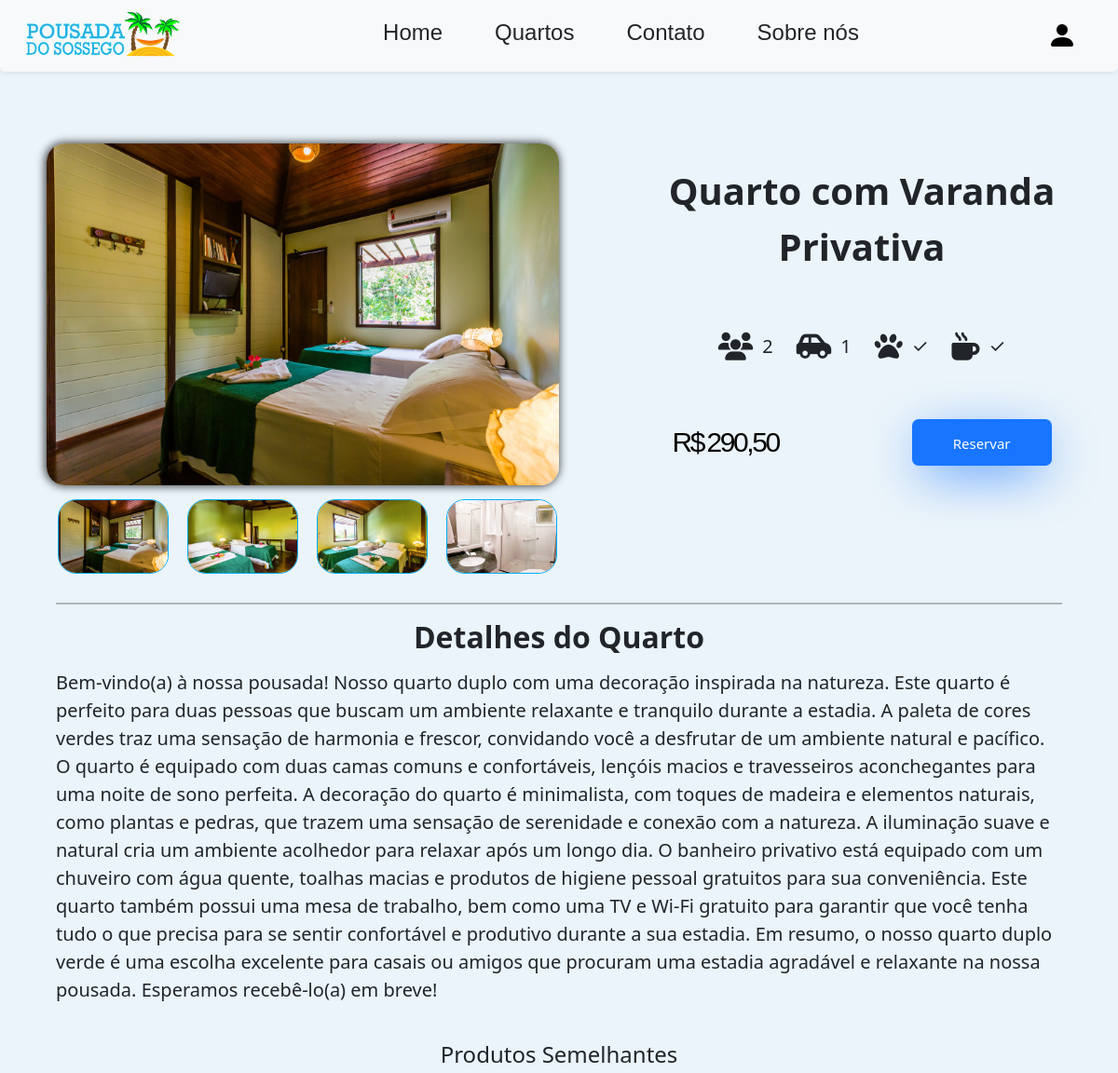
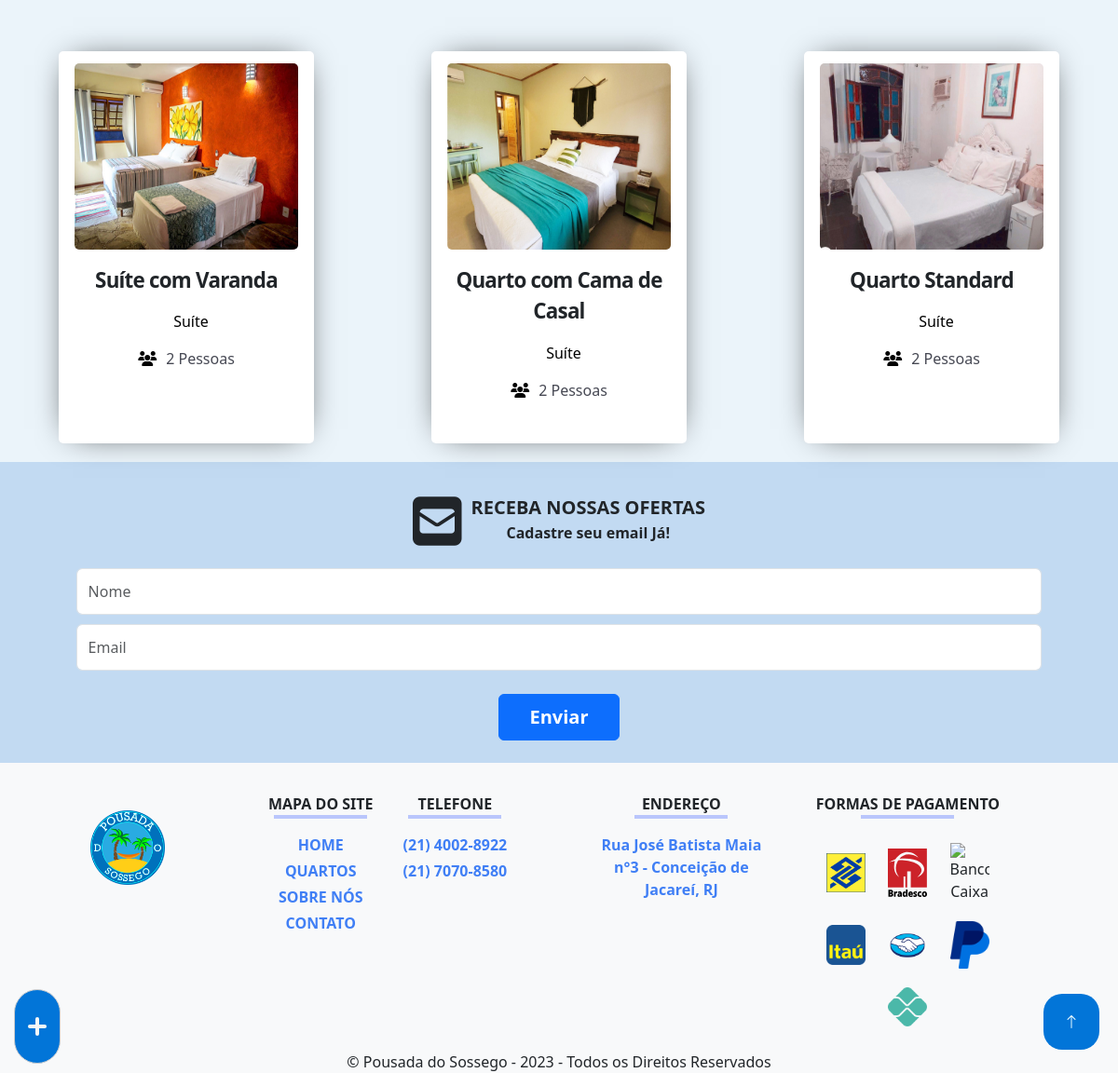
The page /details/index.php?ID=2 on the database its author committed (2 pictures, top to bottom).
### tables this page shows
CREATE TABLE IF NOT EXISTS `imagens` (
  `ID` INT(11) NOT NULL AUTO_INCREMENT,
  `IMAGEM_CAMINHO_1` VARCHAR(100) NOT NULL,
  `IMAGEM_CAMINHO_2` VARCHAR(100) NOT NULL,
  `quartos_ID` INT(11) NOT NULL,
  PRIMARY KEY (`ID`),
  INDEX `fk_imagens_quartos_idx` (`quartos_ID` ASC),
  CONSTRAINT `fk_imagens_quartos`
    FOREIGN KEY (`quartos_ID`)
    REFERENCES `quartos` (`ID`)
    ON DELETE NO ACTION
    ON UPDATE NO ACTION);

CREATE TABLE IF NOT EXISTS `quartos` (
  `ID` INT(11) NOT NULL AUTO_INCREMENT,
  `QUARTO` VARCHAR(45) NOT NULL,
  `DESCRICAO` TEXT NOT NULL,
  `PRECO_DIARIA` DOUBLE(6,2) NOT NULL,
  `QTDE_PESSOAS` INT(11) NOT NULL,
  `DESTAQUE` BIT(1) NOT NULL,
  `ARQUIVAR_EM` DATETIME NULL DEFAULT NULL,
  `status_ID` INT(11) NOT NULL,
  `tipos_ID` INT(11) NOT NULL,
  PRIMARY KEY (`ID`),
  INDEX `fk_quartos_status1_idx` (`status_ID` ASC),
  INDEX `fk_quartos_tipos1_idx` (`tipos_ID` ASC),
  CONSTRAINT `fk_quartos_status1`
    FOREIGN KEY (`status_ID`)
    REFERENCES `status` (`ID`)
    ON DELETE NO ACTION
    ON UPDATE NO ACTION,
  CONSTRAINT `fk_quartos_tipos1`
    FOREIGN KEY (`tipos_ID`)
    REFERENCES `tipos` (`ID`)
    ON DELETE NO ACTION
    ON UPDATE NO ACTION);

CREATE TABLE IF NOT EXISTS `tipos` (
  `ID` INT(11) NOT NULL AUTO_INCREMENT,
  `TIPO` VARCHAR(45) NOT NULL,
  PRIMARY KEY (`ID`));

### details/detalhe.php (the view, shortened to what this page needs)
<?php
include '../date/limitarData.php';
$listaIMG = $connect->query("SELECT * FROM imagens WHERE quartos_ID = $id;");
$linhaIMG = $listaIMG->fetch_assoc();
$listaIMGres = $connect->query("SELECT * FROM imagens WHERE quartos_ID = $id;");
?>
<!DOCTYPE html>
<html lang="pt_BR" id="subir">
<head>
</head>
<body style="background-color: #ebf4fa;" ng-app="meuApp" ng-controller="Controlador">
    <main>
        <div id="geral_del" class="flex-sa" style="margin-top: 130px;">
            <span id="img_principal">
                <img src="<?php echo $linha['IMAGEM_CAMINHO_2'] ?>" class="imagem-grande">
            </span>
            <div class="text-detail">
                <p id="titulo" class="text-center"><?php echo $linha['QUARTO']; ?></p>
                <div class="text-center icones_detalhes" style="font-size: 30px; margin-top: 20px; margin-bottom: 20px;">
                    <div class="icones_detalhes text-center" style="margin-right: 25px;">
                        <i class="fa-solid fa-users"></i>
                        <span class="texto_del"><?php echo $linha['QTDE_PESSOAS']; ?></span>
                    </div>
                    <div class="icones_detalhes text-center" style="margin-right: 25px;">
                        <i class="fa-solid fa-car-side"></i>
                        <span class="texto_del">1</span>
                    </div>
                    <div class="icones_detalhes text-center" style="margin-right: 25px;">
                        <i class="fa-solid fa-paw"></i>
                        <span class="texto_del">✓</span>
                    </div>
                    <div class="icones_detalhes text-center">
                        <i class="fa-solid fa-mug-hot"></i>
                        <span class="texto_del">✓</span>
                    </div>
                </div>
                <span style="display: flex;justify-content: space-around; width: 60%; align-items: center;" class="flex-wrap">
                    <p class="preco"> R$&nbsp;<?php echo str_replace('.', ',', $linha['PRECO_DIARIA']); ?></p>
                    <a class="botao_del" style="max-height: 50px;" data-bs-toggle="modal" href="#exampleModalToggle" role="button" style="vertical-align:middle">
                        <span>
                            Reservar
                        </span>
                    </a>
                </span>
            </div>
        </div>
        <div class="flex">
            <div id="sub-normal" class="sub-imgs">
                <?php do { ?>
                    <img src="<?php echo $linhaIMG['IMAGEM_CAMINHO_2'] ?>" class="imagem-pequena">
                <?php } while ($linhaIMG = $listaIMG->fetch_assoc()); ?>
            </div>
        </div>
        <div class="desc_del">
            <hr class="linha_del">
            <h2 class="text-center" style="font-weight: bold; margin-bottom:15px;">
                Detalhes do Quarto
            </h2>
            <p><?php echo $linha['DESCRICAO']; ?></p>
        </div>
    </main>
</body>
</html>

### details/destaqueDetalhe.php (shortened to what this page needs)
<?php
include '../connection/connect.php';
$id = $_GET['ID'];
$lista = $connect->query("SELECT quartos.ID, quartos.QUARTO, quartos.DESCRICAO, quartos.destaque, quartos.QTDE_PESSOAS, MAX(imagens.IMAGEM_CAMINHO_2) AS IMAGEM_CAMINHO, quartos.tipos_ID, tipos.tipo
FROM quartos
INNER JOIN imagens ON quartos.id = imagens.quartos_ID
INNER JOIN tipos ON quartos.tipos_ID = tipos.id
WHERE qtde_PESSOAS LIKE '%" . $linha['QTDE_PESSOAS'] . "%'
AND quartos.ID != " . $id . "
GROUP BY quartos.ID
LIMIT 3;");
$linha = $lista->fetch_assoc();
?>
<!DOCTYPE html>
<html lang="pt_BR">
<head>
</head>
<body>
    <div id="titulo_semelhante" class="text-center" style="margin: 40px auto;">
        <h4>Produtos Semelhantes</h4>
    </div>
    <div class="d-flex justify-content-around flex-wrap">
    <?php do{?>
        <div class="card_detalhe">
            <div class="icon">
                <div><img src="<?php echo $linha['IMAGEM_CAMINHO']?>" alt="" class="img-destaque" style="width: 240px !important; height: 200px !important;"></div>
            </div>
            <strong><?php echo $linha['QUARTO']?></strong>
            <div class="card__body">
            <p style="margin-left: 10px; color: black;"><?php echo $linha['tipo']?></p>
            <p><i class="fa-solid fa-users" style="color: black; margin-right: 10px"></i><?php echo $linha['QTDE_PESSOAS']?> Pessoas</p>
            </div>
        </div>
        <?php }while($linha = $lista->fetch_assoc())?>
    </div>
</body>
</html>

### css/style.css (style rules this page uses)
:root { --cor-backgroud: #f8f9fa; --cor-branca: #fff; --cor-cinza: #f5f5f5; --cor-cinza-escuro: #a0a0a0; --cor-grafite: #666464; --cor-preto: #000; --cor-azul-escuro: #0077ff; --cor-azul-escuro-opc: #0077ff9c; --cor-azul-ant: #6aadfa; --cor-azul-claro-ant: #a7e2fd; --cor-marrom: #AB8863; --cor-marrom-claro: #A1876B; --cor-marrom-mais-claro: #968672; --cor-marrom-menos-azulado: #818481; --cor-marrom-azulado: #6C8290; --cor-marrom-mais-azulado: #577F9E; --cor-azul-claro: #427DAD; --cor-azul: #2d7abb; --cor-azul-bootstrap: #0275D8; }
.flex { display: flex; }
.flex-sa { display: flex; justify-content: space-around; }
#img_principal { width: 50%; display: flex; justify-content: center; margin: 0 50px; }
.imagem-grande { height: 480px; border-radius: 20px; box-shadow: -1px 0px 10px 1px rgba(0,0,0,0.75); }
.icones_detalhes { display: flex; justify-content: center; align-items: center; width: 50%; }
.icones_detalhes i { margin-right: 10px; }
.icones_detalhes .texto_del { font-size: 20px; }
.text-detail { width: 50%; display: flex; flex-direction: column; justify-content: space-around; align-items: center; }
.text-detail p { font-size: 40px; margin: 0; }
#titulo { margin: 0; font-weight: bold; font-size: 40pt; }
.botao_del { display: inline-block; border-radius: 7px; border: none; background: #1875FF; color: white; font-family: inherit; text-align: center; font-size: 15px; box-shadow: 0px 14px 56px -11px #1875FF; width: 10em; padding: 1em; transition: all 0.4s; cursor: pointer; }
.botao_del span { cursor: pointer; display: inline-block; position: relative; transition: 0.4s; }
.botao_del span:after { content: 'agora!'; position: absolute; opacity: 0; top: 0; transition: 0.7s; }
.preco { font-family: "Arial Black", Gadget, sans-serif; font-size: 30px; letter-spacing: -2.4px; word-spacing: -2.4px; color: #000000; font-weight: 400; text-decoration: none solid rgb(68, 68, 68); font-style: normal; font-variant: normal; text-transform: none; }
.linha_del { border: 1px solid black; box-shadow: inset 0 12px 12px -12px rgba(0, 0, 0, 0.5); }
.desc_del { width: 90%; margin: 0 auto; }
.desc_del p { font-size: 20px; }
.sub-imgs { display: flex; justify-content: center; width: 50%; }
.imagem-pequena { width: 120px; height: 100px; cursor: pointer; margin: 15px 10px; border: 1px solid rgb(0, 173, 253); border-radius: 20px; transition: transform 0.3s ease-in-out; }
.img-destaque { width: 330px !important; height: 230px !important; border-radius: 5px; }
#titulo_semelhante { width: 90%; margin: 0 auto; }
.card_detalhe { --bg: #ffffff; --hover-bg: #75a0c8; --hover-text: #fdfcfd; max-width: 30ch; text-align: center; background: var(--bg); padding: 1.5em; padding-block: 0.8em; border-radius: 5px; position: relative; overflow: hidden; transition: .3s cubic-bezier(.6,.4,0,1),transform .15s ease; display: flex; flex-direction: column; align-items: center; gap: 1em; margin: 20px 15px; box-shadow: 0px 0px 35px -15px rgb(5, 0, 5); }
.card__body { color: #464853; line-height: 1.5em; font-size: 1em; }
.card_detalhe > :not(span) { transition: .3s cubic-bezier(.6,.4,0,1); }
.card_detalhe > strong { display: block; font-size: 1.4rem; letter-spacing: -.035em; }
@media screen and (max-width: 1605px) { #titulo { font-size: 40px; } }
@media screen and (max-width: 1605px) { .preco { font-size: 30px !important; } }
@media screen and (max-width: 1400px) { .text-detail span { width: 100% !important; } }
@media screen and (max-width: 1200px) { .imagem-pequena { width: 18%; height: 80px; } }
@media screen and (max-width: 1200px) { .sub-imgs { width: 55%; } }
@media screen and (max-width: 1200px) { .imagem-grande { width: 100% !important; height: 100%; } }

### rows shown on the page
imagens: IMAGEM_CAMINHO_2 (picture)
quartos: QUARTO "Quarto com Varanda Privativa", QTDE_PESSOAS "2", PRECO_DIARIA "290,50", DESCRICAO "Bem-vindo(a) à nossa pousada! Nosso quarto duplo com uma decoração inspirada na natureza. Este quarto é perfeito para duas pessoas que buscam um ambiente relaxante e tranquilo durante a estadia. A paleta de cores verdes traz uma sensação de harmonia e frescor, convidando você a desfrutar de um ambiente natural e pacífico. O quarto é equipado com duas camas comuns e confortáveis, lençóis macios e travesseiros aconchegantes para uma noite de sono perfeita. A decoração do quarto é minimalista, com toques de madeira e elementos naturais, como plantas e pedras, que trazem uma sensação de serenidade e conexão com a natureza. A iluminação suave e natural cria um ambiente acolhedor para relaxar…"
imagens: IMAGEM_CAMINHO_2 (picture)
imagens: IMAGEM_CAMINHO_2 (picture)
imagens: IMAGEM_CAMINHO_2 (picture)
quartos: shows a picture, QUARTO "Suíte com Varanda", tipos_ID.TIPO "Suíte", QTDE_PESSOAS "2"
quartos: shows a picture, QUARTO "Quarto com Cama de Casal", tipos_ID.TIPO "Suíte", QTDE_PESSOAS "2"
quartos: shows a picture, QUARTO "Quarto Standard", tipos_ID.TIPO "Suíte", QTDE_PESSOAS "2"
